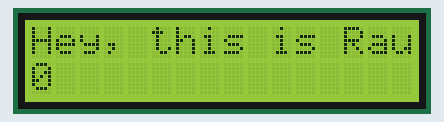
This sketch was run on a simulated Arduino Uno, built with avr-gcc and run on an emulated ATmega328P. Shown: 16×2 character LCD.

Above: at 0.1 s.
At 4.1 s:
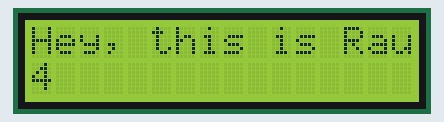
At 9.1 s:
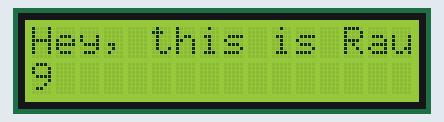
At 19.1 s:
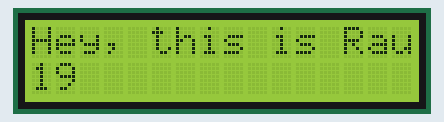
At 29.1 s:
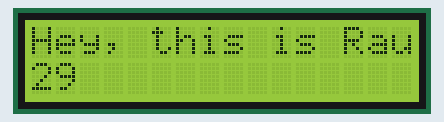
At 39.1 s:
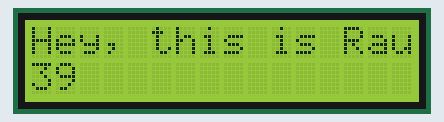

Measured:
- what the display in image 1 shows lasts 1.0 s, from 4.0 s to 5.0 s

The sketch:

Hello_World_Testing.ino
```cpp
//Created by Raunak Kumar//

//Tags for including libraries//
#include <LiquidCrystal.h>

//Defining pins//
LiquidCrystal lcd(2, 3, 4, 5, 6, 7);
//Pins Description//
//LCD -> Arduino Pin//
//RS -> 2//
//Enable -> 3//
//D4 -> 4//
//D5 -> 5//
//D6 -> 6//
//D7 -> 7//
//R/W -> Gnd//
//Vss -> Gnd//
//Vcc -> 5V//

//Code to run the pre-defined program once//
void setup()
{
  lcd.begin(16, 2);//Sets the no. of Rows and Columns of LCD//
  lcd.print("Hey, this is Raunak Kumar here");//Prints the message on LCD//
}

//Code to repeat the pre-defined program//
void loop()
{
  lcd.setCursor(0, 1);//Sets the cursor at the desired point. Here, 0is the first column and 1 is the second row.//
  lcd.print(millis()/1000);//Prints the no. of seconds since reset//
}
```
